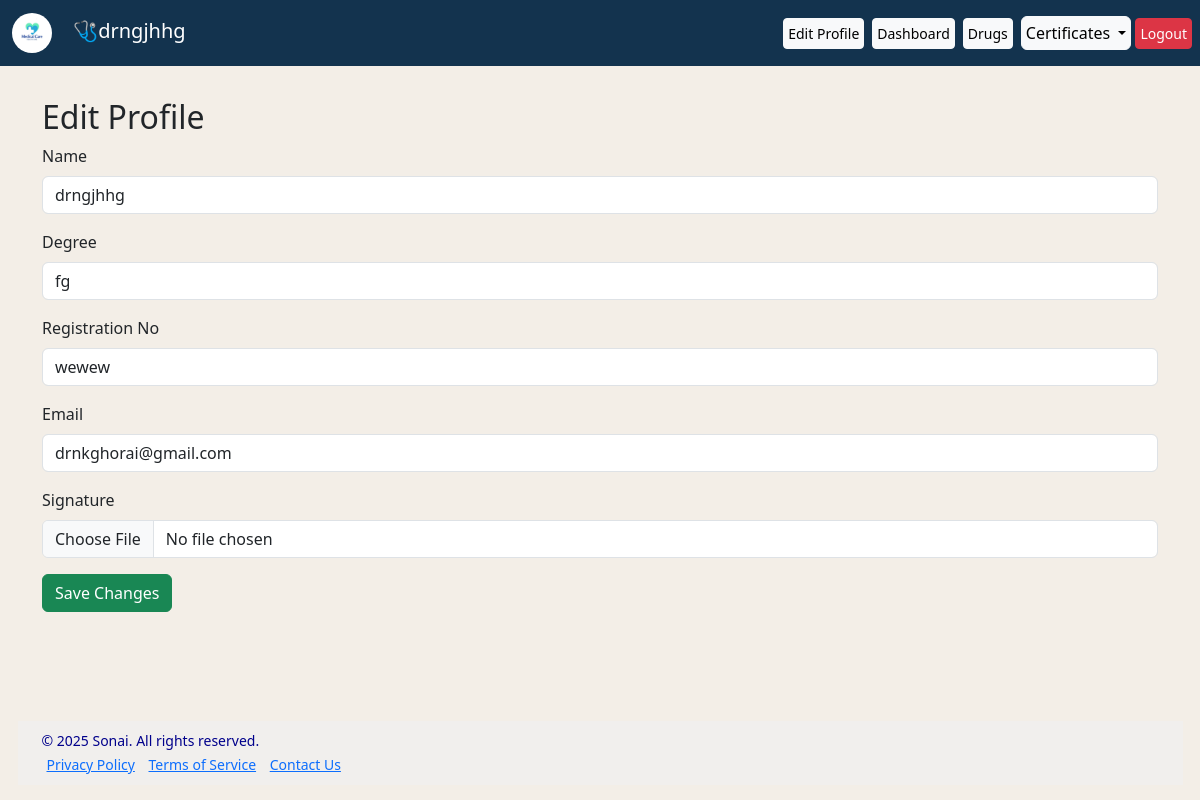
Page /edit_doctor/1 (signed in) on the committed database.
### models.py (models this page shows, shortened)
class User(db.Model, UserMixin):
    id = db.Column(db.Integer, primary_key=True)
    username = db.Column(db.String(20), unique=True, nullable=False)
    password_hash = db.Column(db.String(255), nullable=False)
    email = db.Column(db.String(120), unique=True, nullable=True)
    doc_mob = db.Column(db.String(20), unique=True, nullable=True)
    degree = db.Column(db.String(100), nullable=True)
    website = db.Column(db.String(100), nullable=True)
    reg_no = db.Column(db.String(50), unique=True, nullable=True)
    patients = db.relationship('Patient', backref='owner', lazy='dynamic')

### app.py (the view, shortened to what this page needs)
@app.route('/edit_doctor/<int:doctor_id>', methods=['GET', 'POST'])
@login_required
def edit_doctor(doctor_id):
    doctor = User.query.get_or_404(doctor_id)
    if doctor.id != current_user.id:
        flash("You can only edit your own profile.", "danger")
        return redirect(url_for('dashboard'))
    return render_template('edit_doctor.html', doctor=doctor)

### app.py (called while the page is built)
@login_manager.user_loader
def load_user(user_id):
    return User.query.get(int(user_id))

### templates/edit_doctor.html (shortened to what this page needs)
{% extends "base.html" %}
{% block content %}
<div class="container mt-4">
    <h2>Edit Profile</h2>
    <form method="POST" enctype="multipart/form-data">
        <div class="mb-3">
            <label class="form-label">Name</label>
            <input type="text" name="name" value="{{ current_user.username }}" class="form-control" required>
        </div>
        <div class="mb-3">
            <label class="form-label">Degree</label>
            <input type="text" name="degree" value="{{ doctor.degree }}" class="form-control">
        </div>
        <div class="mb-3">
            <label class="form-label">Registration No</label>
            <input type="text" name="reg_no" value="{{ doctor.reg_no }}" class="form-control">
        </div>
        <div class="mb-3">
            <label class="form-label">Email</label>
            <input type="email" name="email" value="{{ doctor.email }}" class="form-control">
        </div>
        <div class="mb-3">
            <label class="form-label">Signature</label>
            <input type="file" name="signature" class="form-control">
        </div>
        <button type="submit" class="btn btn-success">Save Changes</button>
    </form>
</div>
{% endblock %}

### templates/base.html (shortened to what this page needs)
<!DOCTYPE html>
<html lang="en">
<head>
    <link rel="stylesheet" href="https://cdn.jsdelivr.net/npm/bootstrap-icons@1.11.3/font/bootstrap-icons.min.css">
    <link href="https://cdn.jsdelivr.net/npm/bootstrap@5.3.0/dist/css/bootstrap.min.css" rel="stylesheet">
</head>
<body>
    <nav class="navbar navbar-expand-lg navbar-dark mb-0">
    <div class="container-fluid d-flex justify-content-between align-items-center">
        <a class="navbar-brand me-auto" href="#">
             <img src="{{ url_for('static',filename='logo.png') }}" style="height:40px; border-radius: 30px;" alt="Logo" class="me-3"/>
           <span>🩺{{current_user.username}}</span>
        </a>
   </div>
        <div class="collapse navbar-collapse align-items-end" id="navbarNav">
            <ul class="navbar-nav d-flex align-items-center ms-auto">
                {% if current_user.is_authenticated %}
                <li class="nav-item">
                    <a class="btn btn-sm btn-light me-2 p-1" href="{{ url_for('edit_doctor', doctor_id=current_user.id) }}">Edit Profile</a>
                </li>
                <li class="nav-item"><a class="btn btn-sm btn-light me-2 p-1" href="{{ url_for('dashboard') }}"  class="btn btn-sm btn-primary p-1">Dashboard</a>
                    </li>
                    <li class="nav-item"> <a class="btn btn-sm btn-light me-2 p-1" href="{{ url_for('manage_drugs') }}" class="btn btn-sm btn-primary p-1">Drugs</a>
                   </li>
                <li class="nav-item dropdown">
                   <a class=" certBtn btn btn-primary btn-light me-1 p-1 dropdown-toggle" href="#" role="button" id="certificatesDropdown" data-bs-toggle="dropdown" aria-expanded="false">
                              Certificates </a>
</li>
                <li class="nav-item">
                    <a class="btn btn-sm btn-danger me-2 p-1" href="{{ url_for('logout') }}">Logout</a>
                </li>
                {% else %}
                <li class="nav-item">
                    <a class="btn btn-sm btn-light" href="{{ url_for('login') }}">Login</a>
                </li>
                {% endif %}
            </ul>
        </div>
</nav>
<div class="content">
    {% block content %} {% endblock %}
</div>
<footer class="footer px-4">
    <div class="footer-content">
        <p>&copy; 2025 Sonai. All rights reserved.</p>
        <div class="footer-links">
            <a href="#">Privacy Policy</a>
            <a href="#">Terms of Service</a>
            <a href="#">Contact Us</a>
        </div>
    </div>
</footer>
</body>
</html>

### templates/base.html (style rules this page uses)
body { margin: 0; padding: 0; background-color: rgb(243, 238, 231); display: flex; flex-direction: column; min-height: 100vh; }
.container, .conntainer-fluid { margin-top: 0; padding-top: 0; }
ul, li { text-decoration:none ; list-style: none; }
.btn { white-space: nowrap; max-width: max-content; }
.footer { background-color: rgb(241, 239, 237); color: darkblue; padding: 1rem 1.5rem; font-size: 0.875rem; line-height: 0.5rem; margin: auto; width:calc(100% - 35px); margin-top: auto; margin-bottom: 15px; }
.footer-links a { max-width: 800px; margin: 0 auto; padding: 5px; }
.navbar { background-color: #13334e; margin-bottom: 0; }

### rows in the picture
User: username "drngjhhg", name "drngjhhg", degree "fg", reg_no "wewew", email "drnkghorai@gmail.com"
